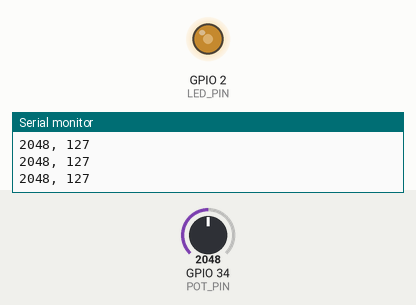
The sketch below on a simulated ESP32. On the bench: output pins drawn as LEDs (lit = HIGH), the last lines printed to the serial monitor. The inputs (shaded band) are chosen by the test bench; at power-on: GPIO 34 (POT_PIN) = 2048.

Above: at 1.3 s.
1.4 s: GPIO 34 (POT_PIN) set to 2866
At 2.5 s:
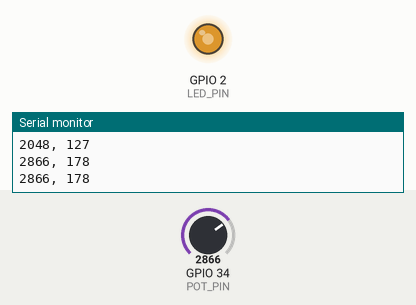
3.0 s: GPIO 34 (POT_PIN) set to 3603
At 3.6 s:
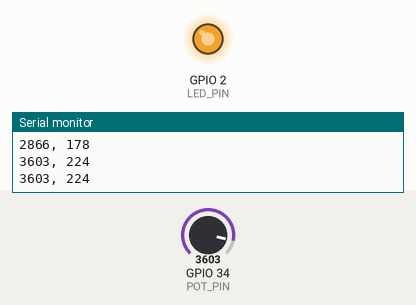
4.5 s: GPIO 34 (POT_PIN) set to 491
At 4.8 s:
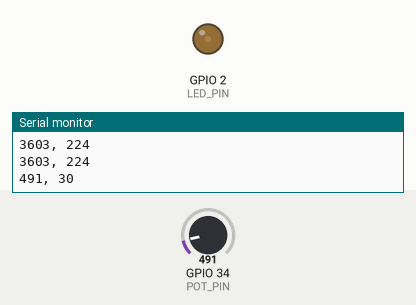
6.0 s: GPIO 34 (POT_PIN) set to 0
At 7.2 s:
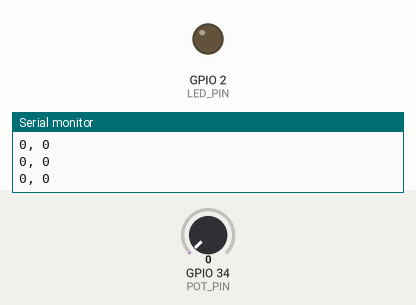
7.5 s: GPIO 34 (POT_PIN) set to 2047
At 8.3 s:
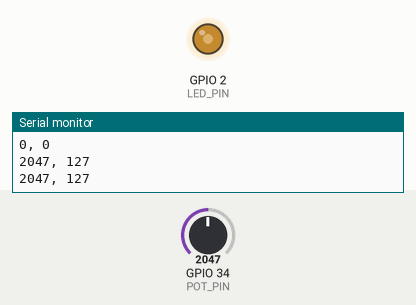
Timing chart, 0 to 10.0 s (numbered marks = the images above; inputs shaded):
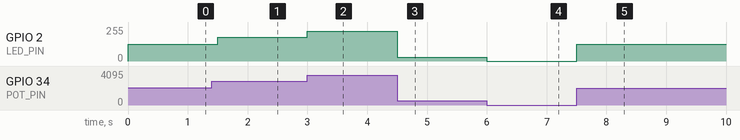

Measured:
- after the input at 1.4 s, GPIO 2 (LED_PIN): 127/255 → 177/255 after 0.10 s
- after the input at 3.0 s, GPIO 2 (LED_PIN): 177/255 → 223/255 at once
- after the input at 4.5 s, GPIO 2 (LED_PIN): 223/255 → 30/255 at once
- after the input at 6.0 s, GPIO 2 (LED_PIN): 30/255 → 0/255 at once
- after the input at 7.5 s, GPIO 2 (LED_PIN): 0/255 → 127/255 at once

The sketch:

pot_read.ino
```cpp
// WHY: Teaches reading a potentiometer and visualizing it two ways at once.
// We print the raw 12-bit ADC value (0..4095) to Serial, and ALSO map it to LED
// brightness via LEDC — so you see the number and the physical effect together.

const int POT_PIN = 34;    // potentiometer wiper (ends to 3.3V and GND)
const int LED_PIN = 2;     // external LED + 220Ω

const int LEDC_FREQ = 5000;
const int LEDC_RES  = 8;

void setup() {
  Serial.begin(115200);
  // Core 3.x LEDC API: ledcAttach(pin, freq, resolution); ledcWrite(pin, duty).
  ledcAttach(LED_PIN, LEDC_FREQ, LEDC_RES);
  Serial.println("raw,led_duty");
}

void loop() {
  int raw  = analogRead(POT_PIN);          // 0..4095
  int duty = map(raw, 0, 4095, 0, 255);    // 0..255 for the LED
  ledcWrite(LED_PIN, duty);

  Serial.print(raw);
  Serial.print(", ");
  Serial.println(duty);

  delay(500);   // report twice per second
}
```
